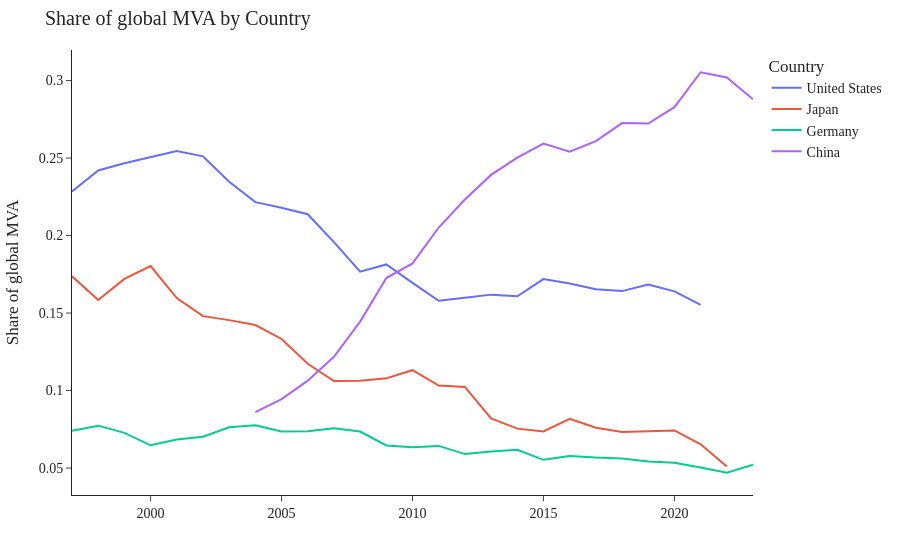

Notebook cell for this chart:
### Code cell
import plotly.express as px

Countries = ['China', 'United States', 'Japan', 'Germany']
selection = mva_drop[mva_drop['Country'].isin(Countries)]

fig = px.line(
    selection,
    x='Year',
    y='Share of global MVA',
    color='Country',
    title='Share of global MVA by Country',
)

fig.update_layout(
    xaxis_title='',
    yaxis_title='Share of global MVA',
    legend_title='Country',
    template='simple_white',
    margin=dict(l=50, r=50, t=50, b=50),
    font=dict(family='Calibri', size=14),
)

# Customize toolbar options
fig.show(
    config={
        'displayModeBar': True,
        'modeBarButtonsToRemove': ['pan', 'select', 'lasso2d', 'zoomIn', 'zoomOut'],
        'displaylogo': False,
    }
)

### Figure 1 — Plotly figure (JSON) as saved in the notebook; plotly's stock layout.template omitted (floating-point values rounded to 4 significant figures)
{"data": [{"hovertemplate": "Country=United States<br>Year=%{x}<br>Share of global MVA=%{y}<extra></extra>", "legendgroup": "United States", "line": {"color": "#636efa", "dash": "solid"}, "marker": {"symbol": "circle"}, "mode": "lines", "name": "United States", "orientation": "v", "showlegend": true, "type": "scatter", "x": [1997, 1998, 1999, 2000, 2001, 2002, 2003, 2004, 2005, 2006, 2007, 2008, 2009, 2010, 2011, 2012, 2013, 2014, 2015, 2016, 2017, 2018, 2019, 2020, 2021], "xaxis": "x", "y": [0.2285, 0.242, 0.2466, 0.2504, 0.2546, 0.2511, 0.2347, 0.2216, 0.218, 0.2137, 0.1957, 0.1767, 0.1814, 0.1695, 0.1579, 0.1599, 0.1619, 0.1608, 0.1719, 0.1691, 0.1653, 0.1642, 0.1684, 0.164, 0.1553], "yaxis": "y"}, {"hovertemplate": "Country=Japan<br>Year=%{x}<br>Share of global MVA=%{y}<extra></extra>", "legendgroup": "Japan", "line": {"color": "#EF553B", "dash": "solid"}, "marker": {"symbol": "circle"}, "mode": "lines", "name": "Japan", "orientation": "v", "showlegend": true, "type": "scatter", "x": [1997, 1998, 1999, 2000, 2001, 2002, 2003, 2004, 2005, 2006, 2007, 2008, 2009, 2010, 2011, 2012, 2013, 2014, 2015, 2016, 2017, 2018, 2019, 2020, 2021, 2022], "xaxis": "x", "y": [0.1737, 0.1584, 0.172, 0.1803, 0.1597, 0.148, 0.1454, 0.1423, 0.1333, 0.1173, 0.1061, 0.1064, 0.1079, 0.1131, 0.1032, 0.1024, 0.08207, 0.07543, 0.07364, 0.08179, 0.07597, 0.07324, 0.07371, 0.07426, 0.06531, 0.05106], "yaxis": "y"}, {"hovertemplate": "Country=Germany<br>Year=%{x}<br>Share of global MVA=%{y}<extra></extra>", "legendgroup": "Germany", "line": {"color": "#00cc96", "dash": "solid"}, "marker": {"symbol": "circle"}, "mode": "lines", "name": "Germany", "orientation": "v", "showlegend": true, "type": "scatter", "x": [1997, 1998, 1999, 2000, 2001, 2002, 2003, 2004, 2005, 2006, 2007, 2008, 2009, 2010, 2011, 2012, 2013, 2014, 2015, 2016, 2017, 2018, 2019, 2020, 2021, 2022, 2023], "xaxis": "x", "y": [0.07409, 0.07735, 0.07268, 0.06469, 0.0684, 0.07025, 0.07636, 0.07762, 0.07357, 0.07368, 0.07565, 0.07353, 0.06459, 0.06335, 0.06428, 0.059, 0.0606, 0.06183, 0.05531, 0.05776, 0.05674, 0.05611, 0.05422, 0.05338, 0.05032, 0.04697, 0.05221], "yaxis": "y"}, {"hovertemplate": "Country=China<br>Year=%{x}<br>Share of global MVA=%{y}<extra></extra>", "legendgroup": "China", "line": {"color": "#ab63fa", "dash": "solid"}, "marker": {"symbol": "circle"}, "mode": "lines", "name": "China", "orientation": "v", "showlegend": true, "type": "scatter", "x": [2004, 2005, 2006, 2007, 2008, 2009, 2010, 2011, 2012, 2013, 2014, 2015, 2016, 2017, 2018, 2019, 2020, 2021, 2022, 2023], "xaxis": "x", "y": [0.08607, 0.09447, 0.1064, 0.1217, 0.1445, 0.1726, 0.182, 0.2052, 0.2232, 0.2391, 0.2503, 0.2593, 0.254, 0.2609, 0.2725, 0.2723, 0.2828, 0.3054, 0.302, 0.2879], "yaxis": "y"}], "layout": {"font": {"family": "Calibri", "size": 14}, "legend": {"title": {"text": "Country"}, "tracegroupgap": 0}, "margin": {"b": 50, "l": 50, "r": 50, "t": 50}, "title": {"text": "Share of global MVA by Country"}, "xaxis": {"anchor": "y", "domain": [0, 1], "title": {"text": ""}}, "yaxis": {"anchor": "x", "domain": [0, 1], "title": {"text": "Share of global MVA"}}}}
